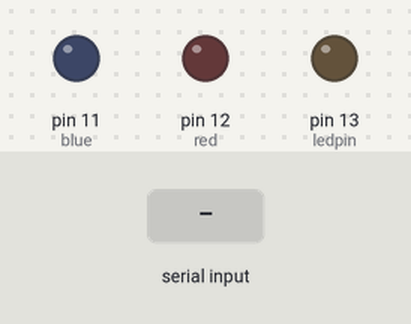
A sketch run on a simulated Arduino Uno, built with avr-gcc and run on an emulated ATmega328P. Shown: output pins drawn as LEDs (lit = HIGH). The inputs (shaded band) are chosen by the test bench.

Above: at 1.2 s.
1.3 s: "verde\n" received over Serial
At 1.7 s:
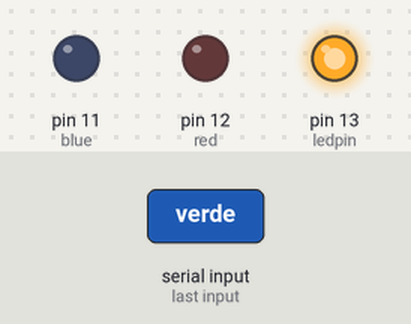
3.8 s: "rojo\n" received over Serial
At 4.6 s:
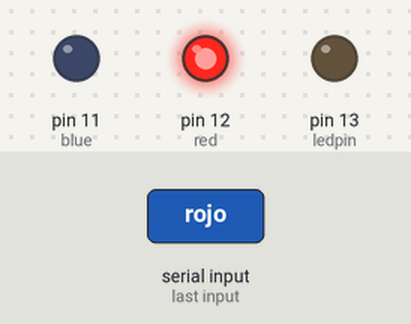
6.3 s: "azul\n" received over Serial
At 6.7 s:
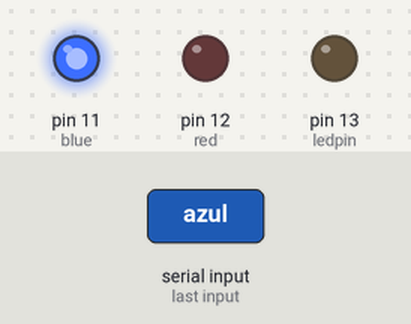
Timing chart, 0 to 9.3 s (numbered marks = the images above; inputs shaded):
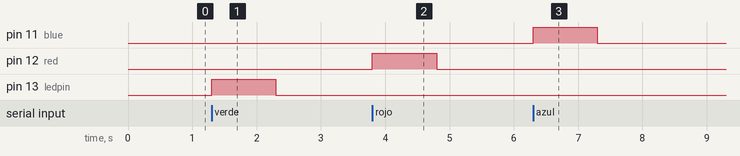

Measured:
- after the input at 1.3 s, pin 13 (ledpin): LOW → HIGH at once, → LOW 1.0 s later
- after the input at 3.8 s, pin 12 (red): LOW → HIGH at once, → LOW 1.0 s later
- after the input at 6.3 s, pin 11 (blue): LOW → HIGH at once, → LOW 1.0 s later

The sketch:

sketch_may21a.ino
```cpp
//Punto 10
int ledpin = 13; //Nombres de los pines digitales
int red = 12;
int blue = 11;
String ledcolor; //Cadena de información sin asignación
String msg = "Escribe un color"; //Cadena de información que almacena el texto en ""
void setup() {
  Serial.begin(115200); //Se inicializa el monitor serial para mostrar y ecribir información
  pinMode(ledpin, OUTPUT); //Se inicializan los pines
  pinMode(red, OUTPUT);
  pinMode(blue, OUTPUT);
}

void loop() {
  ledcolor = Serial.readStringUntil('\n'); //La cadena se le asigna que lea lo que reciba del serial excepto lo de ''

  if (ledcolor == "verde") { //Si la cadena lee una información de la palabra ""
    digitalWrite(ledpin, HIGH); //El pin escribe una señal PWM de 1
    delay(1000); //Se queda en ese estado por 1seg.
    digitalWrite(ledpin, LOW); //El pin escribe una señal PWM de 0
  }
  if (ledcolor == "rojo") {
    digitalWrite(red, HIGH);
    delay(1000);
    digitalWrite(red, LOW);
  }
  if (ledcolor == "azul") {
    digitalWrite(blue, HIGH);
    delay(1000);
    digitalWrite(blue, LOW);
  }
}
//Prueba física: https://youtu.be/qnF-otvs5iM
```
